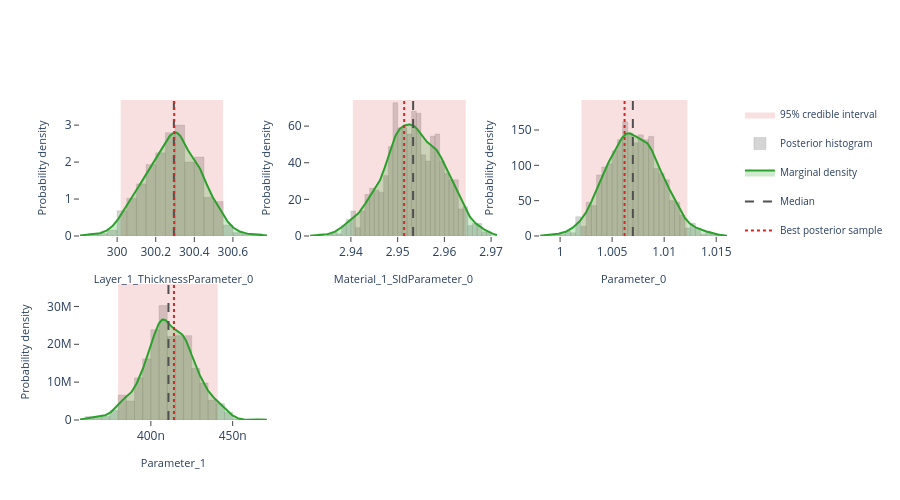

Write notebook code for a chart like this one.
### Markdown cell above
## Interactive posterior plots

The next three cells render the same Plotly figures that are shown on the
Bayesian Posterior tab of the EasyReflectometryApp:

* **Marginals** — per-parameter distribution: histogram + smooth KDE marginal,
  shaded 95% credible interval, and median / best-sample lines
  (`plot_distribution` or `posterior.distribution()`)
* **Corner plot** — pairwise marginals + 2-D contours + scatter (`plot_corner`)
* **Traces** — per-chain trace + marginal histogram (`plot_trace`)

The standalone helpers are called with ``return_figure=True`` so they return a
Plotly ``Figure`` that we render in the notebook with ``fig.show()``; the
``PosteriorResults`` methods return the figure directly.

### Code cell
# ---- Marginal posterior distributions ---------------------------------------
# One panel per free parameter, each overlaying the posterior histogram, a
# smooth Gaussian-KDE marginal, the shaded 95% credible interval, and the
# median / best-sample reference lines.  Mirrors the "Marginals" sub-tab in
# the EasyReflectometryApp.

# The PosteriorResults method passes ``logp`` through automatically so the
# best posterior sample (MAP) line is drawn:
fig = posterior.distribution()
fig.show()

# Standalone equivalent (pass ``logp`` to get the best-sample line):
# fig = plot_distribution(
#     posterior.draws,
#     posterior.param_names,
#     logp=posterior.logp,
#     return_figure=True,
# )
# fig.show()

### Figure 1 — Plotly figure (JSON) as saved in the notebook; plotly's stock layout.template omitted (floating-point values rounded to 4 significant figures; data arrays with more than 128 entries replaced by an {"elided": "..."} marker saying what was removed)
{"data": [{"fill": "toself", "fillcolor": "rgba(214, 39, 40, 0.14)", "hoverinfo": "skip", "legendgroup": "95% credible interval", "line": {"color": "rgba(214, 39, 40, 0.14)", "width": 0}, "mode": "lines", "name": "95% credible interval", "showlegend": true, "type": "scatter", "x": [300.0, 300.5, 300.5, 300.0, 300.0], "xaxis": "x", "y": [0.0, 0.0, 3.68, 3.68, 0.0], "yaxis": "y"}, {"histnorm": "probability density", "hovertemplate": "sample=%{x:.4f}<br>density: %{y:.2f}<extra></extra>", "legendgroup": "histogram", "marker": {"color": "rgba(120, 120, 120, 0.38)", "line": {"color": "rgba(120, 120, 120, 0.24)", "width": 1}}, "name": "Posterior histogram", "nbinsx": 40, "opacity": 0.82, "showlegend": true, "type": "histogram", "x": {"elided": "880 float values"}, "xaxis": "x", "yaxis": "y"}, {"fill": "tozeroy", "fillcolor": "rgba(44, 160, 44, 0.22)", "hovertemplate": "Layer_1_ThicknessParameter_0: %{x:.4f}<br>density: %{y:.4f}<extra></extra>", "legendgroup": "marginal", "line": {"color": "rgb(44, 160, 44)", "width": 2}, "mode": "lines", "name": "Marginal density", "showlegend": true, "type": "scatter", "x": {"elided": "256 float values"}, "xaxis": "x", "y": {"elided": "256 float values"}, "yaxis": "y"}, {"hovertemplate": "Median: %{x:.4f}<extra></extra>", "legendgroup": "Median", "line": {"color": "rgb(80, 80, 80)", "dash": "dash", "width": 2}, "mode": "lines", "name": "Median", "showlegend": true, "type": "scatter", "x": [300.3, 300.3], "xaxis": "x", "y": [0.0, 3.68], "yaxis": "y"}, {"hovertemplate": "Best posterior sample: %{x:.4f}<extra></extra>", "legendgroup": "Best posterior sample", "line": {"color": "rgb(214, 39, 40)", "dash": "dot", "width": 2}, "mode": "lines", "name": "Best posterior sample", "showlegend": true, "type": "scatter", "x": [300.3, 300.3], "xaxis": "x", "y": [0.0, 3.68], "yaxis": "y"}, {"fill": "toself", "fillcolor": "rgba(214, 39, 40, 0.14)", "hoverinfo": "skip", "legendgroup": "95% credible interval", "line": {"color": "rgba(214, 39, 40, 0.14)", "width": 0}, "mode": "lines", "name": "95% credible interval", "showlegend": false, "type": "scatter", "x": [2.94, 2.965, 2.965, 2.94, 2.94], "xaxis": "x2", "y": [0.0, 0.0, 74.26, 74.26, 0.0], "yaxis": "y2"}, {"histnorm": "probability density", "hovertemplate": "sample=%{x:.4f}<br>density: %{y:.2f}<extra></extra>", "legendgroup": "histogram", "marker": {"color": "rgba(120, 120, 120, 0.38)", "line": {"color": "rgba(120, 120, 120, 0.24)", "width": 1}}, "name": "Posterior histogram", "nbinsx": 40, "opacity": 0.82, "showlegend": false, "type": "histogram", "x": {"elided": "880 float values"}, "xaxis": "x2", "yaxis": "y2"}, {"fill": "tozeroy", "fillcolor": "rgba(44, 160, 44, 0.22)", "hovertemplate": "Material_1_SldParameter_0: %{x:.4f}<br>density: %{y:.4f}<extra></extra>", "legendgroup": "marginal", "line": {"color": "rgb(44, 160, 44)", "width": 2}, "mode": "lines", "name": "Marginal density", "showlegend": false, "type": "scatter", "x": {"elided": "256 float values"}, "xaxis": "x2", "y": {"elided": "256 float values"}, "yaxis": "y2"}, {"hovertemplate": "Median: %{x:.4f}<extra></extra>", "legendgroup": "Median", "line": {"color": "rgb(80, 80, 80)", "dash": "dash", "width": 2}, "mode": "lines", "name": "Median", "showlegend": false, "type": "scatter", "x": [2.953, 2.953], "xaxis": "x2", "y": [0.0, 74.26], "yaxis": "y2"}, {"hovertemplate": "Best posterior sample: %{x:.4f}<extra></extra>", "legendgroup": "Best posterior sample", "line": {"color": "rgb(214, 39, 40)", "dash": "dot", "width": 2}, "mode": "lines", "name": "Best posterior sample", "showlegend": false, "type": "scatter", "x": [2.951, 2.951], "xaxis": "x2", "y": [0.0, 74.26], "yaxis": "y2"}, {"fill": "toself", "fillcolor": "rgba(214, 39, 40, 0.14)", "hoverinfo": "skip", "legendgroup": "95% credible interval", "line": {"color": "rgba(214, 39, 40, 0.14)", "width": 0}, "mode": "lines", "name": "95% credible interval", "showlegend": false, "type": "scatter", "x": [1.002, 1.012, 1.012, 1.002, 1.002], "xaxis": "x3", "y": [0.0, 0.0, 192.4, 192.4, 0.0], "yaxis": "y3"}, {"histnorm": "probability density", "hovertemplate": "sample=%{x:.4f}<br>density: %{y:.2f}<extra></extra>", "legendgroup": "histogram", "marker": {"color": "rgba(120, 120, 120, 0.38)", "line": {"color": "rgba(120, 120, 120, 0.24)", "width": 1}}, "name": "Posterior histogram", "nbinsx": 40, "opacity": 0.82, "showlegend": false, "type": "histogram", "x": {"elided": "880 float values"}, "xaxis": "x3", "yaxis": "y3"}, {"fill": "tozeroy", "fillcolor": "rgba(44, 160, 44, 0.22)", "hovertemplate": "Parameter_0: %{x:.4f}<br>density: %{y:.4f}<extra></extra>", "legendgroup": "marginal", "line": {"color": "rgb(44, 160, 44)", "width": 2}, "mode": "lines", "name": "Marginal density", "showlegend": false, "type": "scatter", "x": {"elided": "256 float values"}, "xaxis": "x3", "y": {"elided": "256 float values"}, "yaxis": "y3"}, {"hovertemplate": "Median: %{x:.4f}<extra></extra>", "legendgroup": "Median", "line": {"color": "rgb(80, 80, 80)", "dash": "dash", "width": 2}, "mode": "lines", "name": "Median", "showlegend": false, "type": "scatter", "x": [1.007, 1.007], "xaxis": "x3", "y": [0.0, 192.4], "yaxis": "y3"}, {"hovertemplate": "Best posterior sample: %{x:.4f}<extra></extra>", "legendgroup": "Best posterior sample", "line": {"color": "rgb(214, 39, 40)", "dash": "dot", "width": 2}, "mode": "lines", "name": "Best posterior sample", "showlegend": false, "type": "scatter", "x": [1.006, 1.006], "xaxis": "x3", "y": [0.0, 192.4], "yaxis": "y3"}, {"fill": "toself", "fillcolor": "rgba(214, 39, 40, 0.14)", "hoverinfo": "skip", "legendgroup": "95% credible interval", "line": {"color": "rgba(214, 39, 40, 0.14)", "width": 0}, "mode": "lines", "name": "95% credible interval", "showlegend": false, "type": "scatter", "x": [3.8e-07, 4.409e-07, 4.409e-07, 3.8e-07, 3.8e-07], "xaxis": "x4", "y": [0.0, 0.0, 35930000.0, 35930000.0, 0.0], "yaxis": "y4"}, {"histnorm": "probability density", "hovertemplate": "sample=%{x:.4f}<br>density: %{y:.2f}<extra></extra>", "legendgroup": "histogram", "marker": {"color": "rgba(120, 120, 120, 0.38)", "line": {"color": "rgba(120, 120, 120, 0.24)", "width": 1}}, "name": "Posterior histogram", "nbinsx": 40, "opacity": 0.82, "showlegend": false, "type": "histogram", "x": {"elided": "880 float values"}, "xaxis": "x4", "yaxis": "y4"}, {"fill": "tozeroy", "fillcolor": "rgba(44, 160, 44, 0.22)", "hovertemplate": "Parameter_1: %{x:.4f}<br>density: %{y:.4f}<extra></extra>", "legendgroup": "marginal", "line": {"color": "rgb(44, 160, 44)", "width": 2}, "mode": "lines", "name": "Marginal density", "showlegend": false, "type": "scatter", "x": {"elided": "256 float values"}, "xaxis": "x4", "y": {"elided": "256 float values"}, "yaxis": "y4"}, {"hovertemplate": "Median: %{x:.4f}<extra></extra>", "legendgroup": "Median", "line": {"color": "rgb(80, 80, 80)", "dash": "dash", "width": 2}, "mode": "lines", "name": "Median", "showlegend": false, "type": "scatter", "x": [4.108e-07, 4.108e-07], "xaxis": "x4", "y": [0.0, 35930000.0], "yaxis": "y4"}, {"hovertemplate": "Best posterior sample: %{x:.4f}<extra></extra>", "legendgroup": "Best posterior sample", "line": {"color": "rgb(214, 39, 40)", "dash": "dot", "width": 2}, "mode": "lines", "name": "Best posterior sample", "showlegend": false, "type": "scatter", "x": [4.141e-07, 4.141e-07], "xaxis": "x4", "y": [0.0, 35930000.0], "yaxis": "y4"}], "layout": {"barmode": "overlay", "height": 500, "legend": {"font": {"size": 10}}, "plot_bgcolor": "white", "showlegend": true, "xaxis": {"anchor": "y", "domain": [0.0, 0.2889], "range": [299.8, 300.8], "showgrid": false, "ticks": "outside", "title": {"font": {"size": 11}, "text": "Layer_1_ThicknessParameter_0"}, "zeroline": false}, "xaxis2": {"anchor": "y2", "domain": [0.3556, 0.6444], "range": [2.931, 2.971], "showgrid": false, "ticks": "outside", "title": {"font": {"size": 11}, "text": "Material_1_SldParameter_0"}, "zeroline": false}, "xaxis3": {"anchor": "y3", "domain": [0.7111, 1.0], "range": [0.9981, 1.016], "showgrid": false, "ticks": "outside", "title": {"font": {"size": 11}, "text": "Parameter_0"}, "zeroline": false}, "xaxis4": {"anchor": "y4", "domain": [0.0, 0.2889], "range": [3.567e-07, 4.709e-07], "showgrid": false, "ticks": "outside", "title": {"font": {"size": 11}, "text": "Parameter_1"}, "zeroline": false}, "xaxis5": {"anchor": "y5", "domain": [0.3556, 0.6444], "showgrid": false, "ticks": "outside", "zeroline": false}, "xaxis6": {"anchor": "y6", "domain": [0.7111, 1.0], "showgrid": false, "ticks": "outside", "zeroline": false}, "yaxis": {"anchor": "x", "domain": [0.575, 1.0], "range": [0.0, 3.68], "showgrid": false, "ticks": "outside", "title": {"font": {"size": 11}, "text": "Probability density"}, "zeroline": false}, "yaxis2": {"anchor": "x2", "domain": [0.575, 1.0], "range": [0.0, 74.26], "showgrid": false, "ticks": "outside", "title": {"font": {"size": 11}, "text": "Probability density"}, "zeroline": false}, "yaxis3": {"anchor": "x3", "domain": [0.575, 1.0], "range": [0.0, 192.4], "showgrid": false, "ticks": "outside", "title": {"font": {"size": 11}, "text": "Probability density"}, "zeroline": false}, "yaxis4": {"anchor": "x4", "domain": [0.0, 0.425], "range": [0.0, 35930000.0], "showgrid": false, "ticks": "outside", "title": {"font": {"size": 11}, "text": "Probability density"}, "zeroline": false}, "yaxis5": {"anchor": "x5", "domain": [0.0, 0.425], "showgrid": false, "ticks": "outside", "zeroline": false}, "yaxis6": {"anchor": "x6", "domain": [0.0, 0.425], "showgrid": false, "ticks": "outside", "zeroline": false}}}
